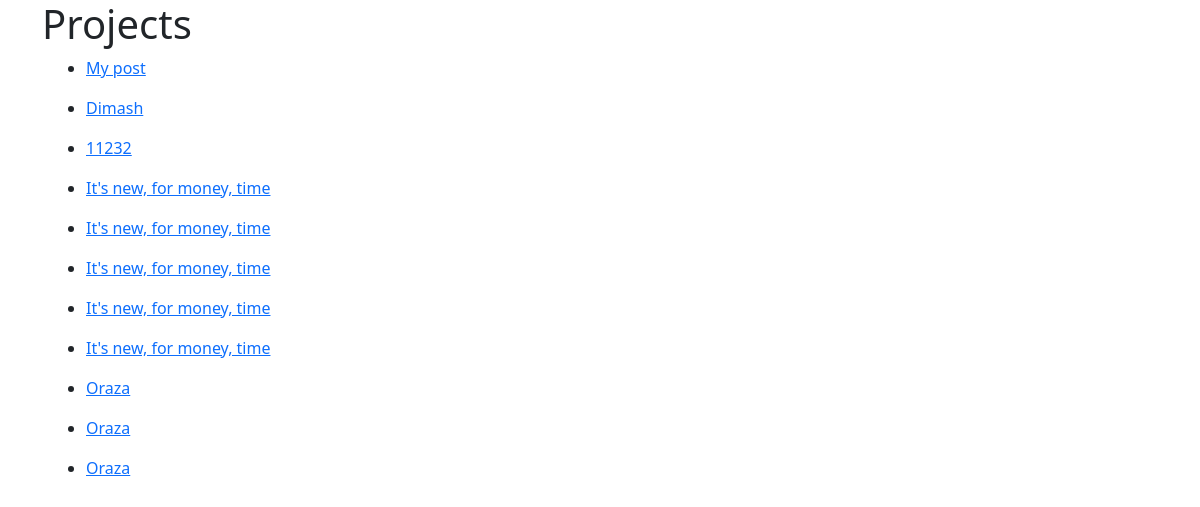
The page /projects/ on the database as committed earlier.
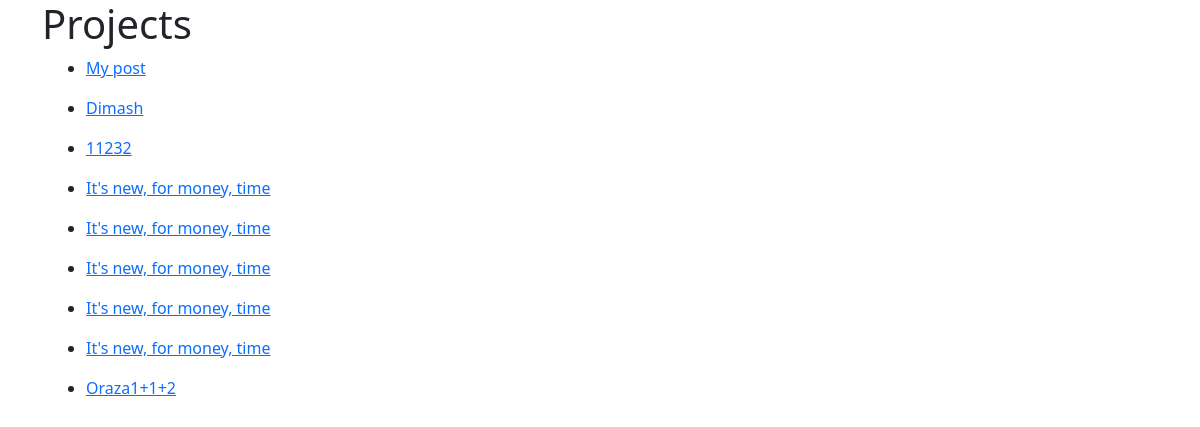
The same page on the database as committed later.
### account/models.py (models this page shows, shortened)
class Post(models.Model):
    author = models.ForeignKey(User, on_delete=models.CASCADE)
    title = models.CharField(max_length=200)
    description = models.TextField()
    created_at=models.DateTimeField(auto_now_add=True)
    updated_at=models.DateTimeField(auto_now=True)
    version = models.IntegerField(default=1)

### account/views.py (the view)
# urls.py: path('projects/', projects, name="projects"),
def projects(request):
    posts=Post.objects.all()
    return render(request, 'all_projects.html',  {"posts":posts})

### templates/all_projects.html
{% extends 'base.html' %}
{% block content %}
<div class="container">
<h1>Projects</h1>
<div class="container">
   {% for post in posts %}
<ul>
    <li><a href="{% url 'project_view' post.pk %}">{{post.title}}</a></li>
</ul>
{% endfor %}
</div>
{% endblock %}

Rows that differ between the two databases and show on the page:
removed Post: title "Oraza"
removed Post: title "Oraza"
changed Post: title "Oraza" → "Oraza1+1+2"
